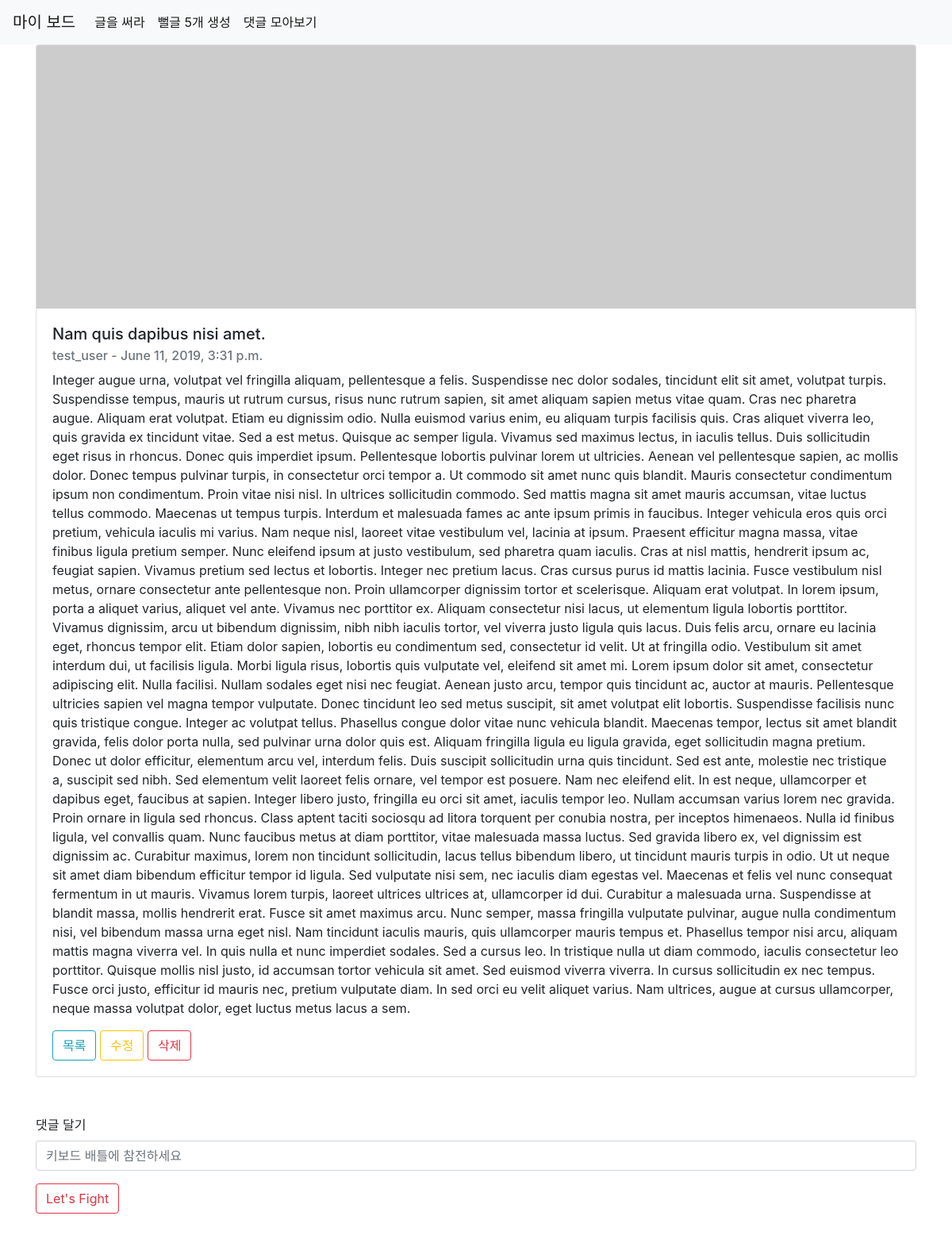
/articles/88/, run on the app's committed database.
### articles/models.py (models this page shows)
class Article(models.Model):
    date = models.DateTimeField()  # 작성 날짜 시간
    title = models.CharField(max_length=100)  # 글자수 제한
    content = models.TextField()  # 글자수 제한 없음
    user = models.ForeignKey(User, on_delete=models.CASCADE)  # User Foreign key

### articles/views.py (the view)
# urls.py: path('<int:article_id>/', views.detail, name='detail'),
def detail(request, article_id):
    article_selected = Article.objects.get(id=article_id)
    context = {
        'article_selected': article_selected
    }
    return render(request, 'articles/detail.html', context)

### articles/templates/articles/detail.html (shortened to what this page needs)
{% extends 'articles/base.html' %}
{% block body %}
<div class="card">
    <img src="https://picsum.photos/1000/300" class="card-img-top"
         alt="lorem picsum random images">
    <div class="card-body">
        <h5 class="card-title">{{article_selected.title}}</h5>
        <h6 class="card-subtitle mb-2 text-muted">{{article_selected.user}} - {{article_selected.date}}</h6>
        <p class="card-text">{{article_selected.content}}</p>
        <a href="{% url 'articles:index' %}" class="btn btn-outline-info">목록</a>
        <a href="{% url 'articles:update' article_selected.id %}" class="btn btn-outline-warning">수정</a>
        <a href="{% url 'articles:delete' article_selected.id %}" class="btn btn-outline-danger">삭제</a>
    </div>
</div>
<div class="my-5">
    <form action="{% url 'articles:create_comment' article_selected.id %}" method="POST">
        <div class="form-group">
            <label for="comment">댓글 달기</label>
            <input type="text" class="form-control" id="comment" name="content"
                   placeholder="키보드 배틀에 참전하세요">
        </div>
        <button type="submit" class="btn btn-outline-danger">Let's Fight</button>
    </form>
</div>
{% endblock %}

### articles/templates/articles/base.html (shortened to what this page needs)
<!DOCTYPE html>
<html lang="en">
<head>
    <link rel="stylesheet"
          href="https://stackpath.bootstrapcdn.com/bootstrap/4.3.1/css/bootstrap.min.css"
>
</head>
<body>
<nav class="navbar navbar-expand-lg navbar-light bg-light">
    <a class="navbar-brand" href="{% url 'articles:index' %}">마이 보드</a>
    <div class="collapse navbar-collapse" id="navbarNavAltMarkup">
        <div class="navbar-nav">
            <a class="nav-item nav-link active" href="{% url 'articles:create' %}">글을 써라</a>
            <a class="nav-item nav-link active" href="{% url 'articles:create_dummies' %}">뻘글 5개 생성</a>
            <a class="nav-item nav-link active" href="{% url 'articles:comment_all' %}">댓글 모아보기</a>
        </div>
    </div>
</nav>
<div class="container">
    {% block body %}
    {% endblock %}
</div>
</body>
</html>

### data on the page
Article: title "Nam quis dapibus nisi amet.", user "test_user", date "June 11, 2019, 3:31 p.m.", content "Integer augue urna, volutpat vel fringilla aliquam, pellentesque a felis. Suspendisse nec dolor sodales, tincidunt elit sit amet, volutpat turpis. Suspendisse tempus, mauris ut rutrum cursus, risus nunc rutrum sapien, sit amet aliquam sapien metus vitae quam. Cras nec pharetra augue. Aliquam erat volutpat. Etiam eu dignissim odio. Nulla euismod varius enim, eu aliquam turpis facilisis quis. Cras aliquet viverra leo, quis gravida ex tincidunt vitae. Sed a est metus. Quisque ac semper ligula. Vivamus sed maximus lectus, in iaculis tellus. Duis sollicitudin eget risus in rhoncus. Donec quis imperdiet ipsum. Pellentesque lobortis pulvinar lorem ut ultricies. Aenean vel pellentesque sapien, ac…"
